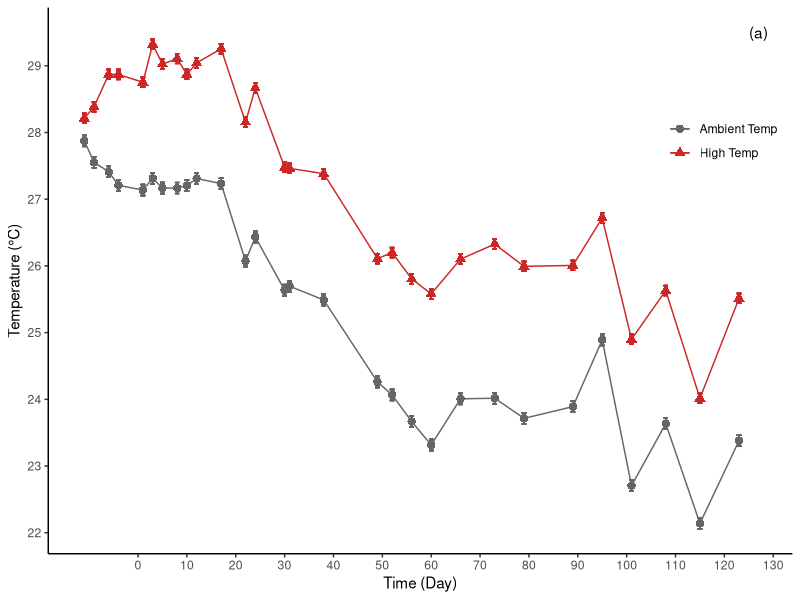
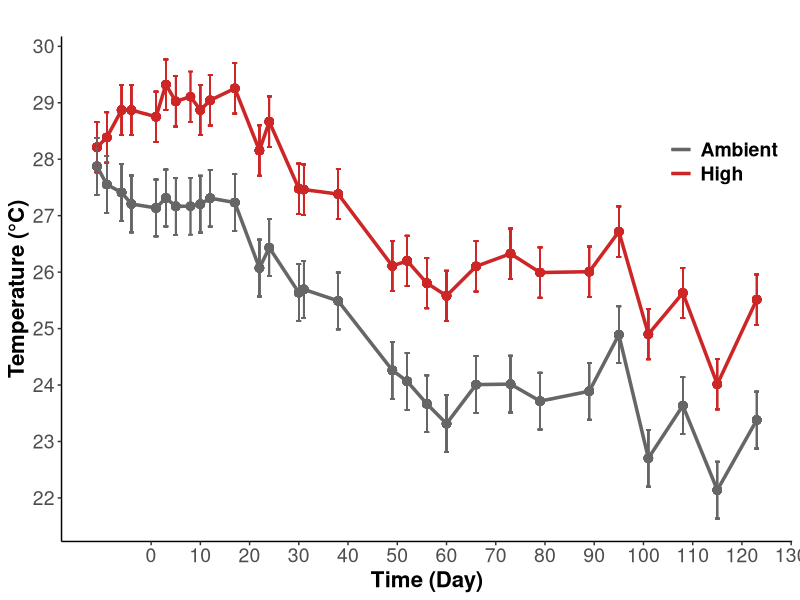
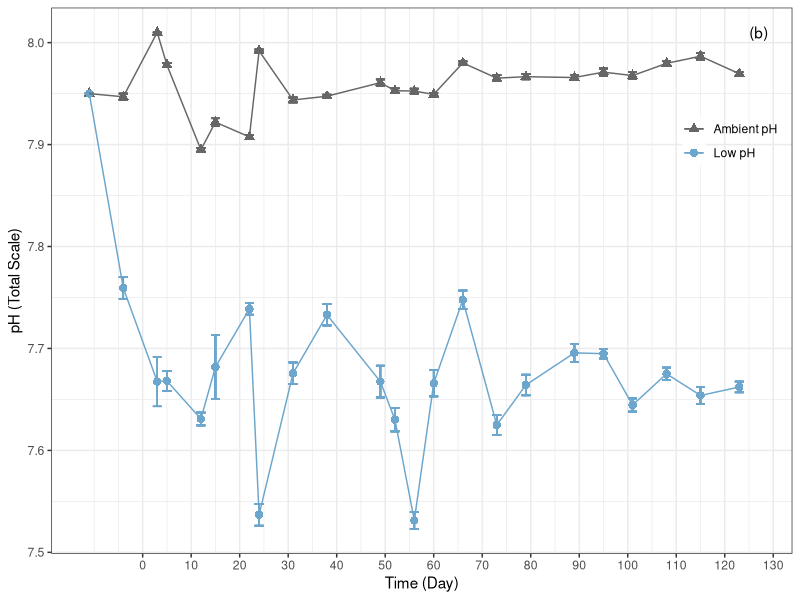
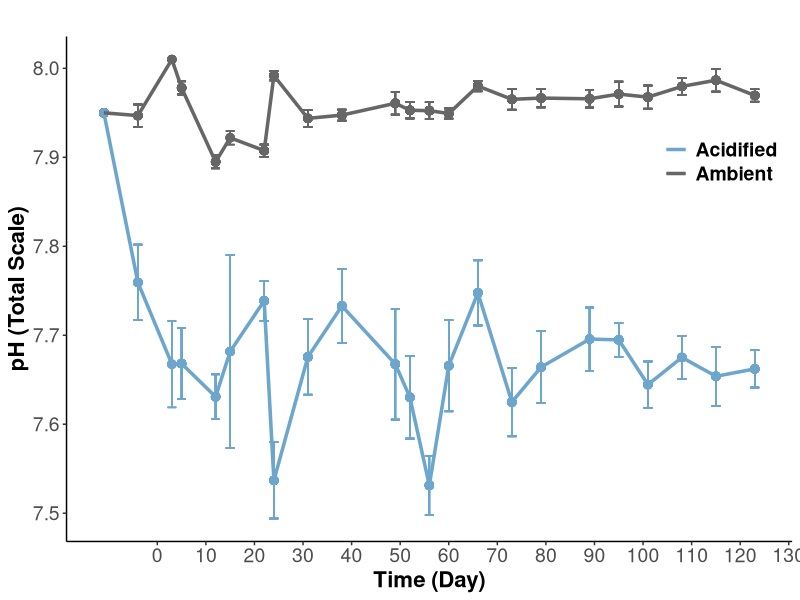
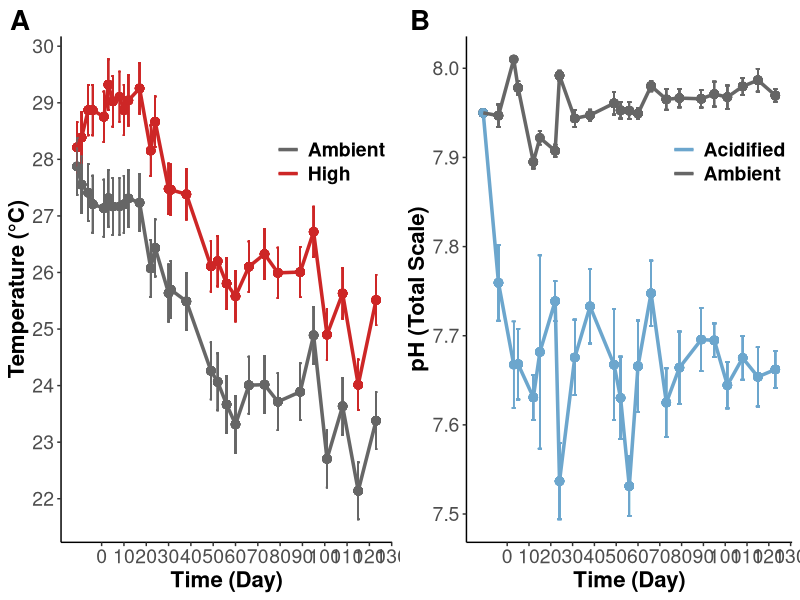

Reproduce these figures in R, in order. (Note: this script raises an error after producing the figures.)
## ---- chunk 1
rm(list=ls(all=TRUE))
results <- read.csv("Data/Urchin_ClimateChange_Data.csv", header=T, na.strings="NA")

library("tidyverse")
library("lme4") #linear mixed modeling
library("lmtest") #linear mixed modeling
library("lmerTest") #calculate p-values in models
library("car") #levenes tests
library("emmeans") #post-hoc tests
library("lsmeans") #post-hoc tests
library("plotrix") #calculate std.error
library("dplyr") 
library("cowplot")
## ---- chunk 2

#this doesn't work - group_by is not working and it's not recognizing temperature columns - why is this? 

results %>% 
  select("Day", "Temperature", "Temp") %>%
  drop_na(Temp) %>%
  group_by(Day, Temperature) %>%
  mutate(meanT = mean(Temp)) %>%
  group_by(Temperature) %>% 
  mutate(se = std.error(Temp)) %>%
  
  
ggplot(aes(Day, meanT, color = Temperature, shape = Temperature)) +
    geom_point(size = 2.5) +
    geom_errorbar(aes(ymin = meanT-se, ymax = meanT+se)) +
    geom_line() +
    scale_x_continuous(name="Time (Day)", breaks = seq(0,130, by = 10)) +
    scale_y_continuous(name="Temperature (°C)", breaks = seq(20,30, by = 1)) +
    scale_shape_discrete(name = NULL,
                         labels = c("Ambient Temp", "High Temp")) +
    scale_color_manual(name = NULL,
                       values = c("gray40", "firebrick3"),
                       labels = c("Ambient Temp", "High Temp")) +
    theme_classic() +
    theme(legend.margin = margin(0), 
          legend.position = c(.98,.8), 
          legend.justification = c("right", "top"),
          legend.background = element_blank()) + 
    annotate("text", x = 127, y = 29.5, label = "(a)")

#ggsave("TempOverTime.png", 
       #path = "/Users/emilysesno/Desktop/Emily/Graduate Work/Urchin_ClimateChange/Figures",
       #width = 7, height = 5)

## ---- chunk 3

tempsummary<-results %>% 
  select("Day", "Temperature", "Temp") %>%
  drop_na(Temp) %>%
  group_by(Day, Temperature) %>%
  mutate(meanT = mean(Temp)) %>%
  group_by(Temperature) %>% 
  mutate(sd = sd(Temp)) %>%
  mutate(se = sd/sqrt(12)) 
  
  
tempplot<-ggplot(data=tempsummary, aes(Day, meanT, color = Temperature)) +
    geom_point(size = 2.5, show.legend=FALSE) +
    geom_errorbar(aes(ymin = meanT-se, ymax = meanT+se)) +
    geom_line(size=1.2) +
    scale_x_continuous(name="Time (Day)", breaks = seq(0,130, by = 10)) +
    scale_y_continuous(name="Temperature (°C)", breaks = seq(20,30, by = 1)) +
    scale_shape_discrete(name = NULL,
                         labels = c("Ambient", "High"))+
    scale_color_manual(name = NULL,
                       values = c("gray40", "firebrick3"),
                       labels = c("Ambient", "High")) +
    ggtitle("")+
    theme_classic() +
    theme(plot.margin=unit(c(0.2,0.2,0.2,0.2), "cm"))+
    theme(legend.margin = margin(0), 
          legend.position = c(.98,.8), 
          legend.justification = c("right", "top"),
          legend.background = element_blank(), 
          axis.title = element_text(size = 16, face="bold"),
          axis.text = element_text(size = 14), 
          plot.title = element_text(size=16, face="bold"),
          legend.text = element_text(size=14, face="bold"));tempplot
## ---- chunk 4

results %>% 
  select("Day","pH", "pHspec") %>%
  drop_na(pHspec) %>%
  group_by(Day, pH) %>%
  mutate(meanpH = mean(pHspec)) %>%
  group_by(pH, meanpH) %>% 
  mutate(se = std.error(pHspec)) %>%

 ggplot(aes(Day, meanpH, color = pH, shape = pH)) +
    geom_point(size = 2.5) +
    geom_errorbar(aes(ymin = meanpH-se, ymax = meanpH+se)) +
    geom_line() +
    scale_x_continuous(name="Time (Day)", breaks = seq(0,130, by = 10)) +
    scale_y_continuous(name="pH (Total Scale)", breaks = seq(7.5,8.1, by = .1)) +
    scale_shape_discrete(name = NULL,
                         labels = c("Low pH", "Ambient pH"),
                         guide = guide_legend(reverse = TRUE)) +
    scale_color_manual(name = NULL,
                       values = c("skyblue3", "gray40"),
                       labels = c("Low pH", "Ambient pH"),
                       guide = guide_legend(reverse = TRUE)) +
    theme_bw() +
    theme(legend.margin = margin(0), 
          legend.position = c(.98,.8), 
          legend.justification = c("right", "top"),
          legend.background = element_blank()) +
    annotate("text", x = 127, y = 8.01, label = "(b)")

#ggsave("pHOverTime.png", 
      #path = "/Users/emilysesno/Desktop/Emily/Graduate Work/Urchin_ClimateChange/Figures",
      #width = 7, height = 5)



## ---- chunk 5

pHsummary<-results %>% 
  select("Day","pH", "pHspec") %>%
  drop_na(pHspec) %>%
  group_by(Day, pH) %>%
  mutate(meanpH = mean(pHspec)) %>%
  group_by(pH, meanpH) %>% 
  mutate(sd = sd(pHspec)) %>%
  mutate(se = sd/sqrt(12)) 
  
  
pHplot<-ggplot(data=pHsummary, aes(Day, meanpH, color = pH)) +
    geom_point(size = 2.5, show.legend=FALSE) +
    geom_errorbar(aes(ymin = meanpH-sd, ymax = meanpH+sd)) +
    geom_line(size=1.2) +
    scale_x_continuous(name="Time (Day)", breaks = seq(0,130, by = 10)) +
    scale_y_continuous(name="pH (Total Scale)", breaks = seq(7.5,8.1, by = .1)) +
    scale_shape_discrete(name = NULL,
                         labels = c("Low pH", "High pH"))+
    scale_color_manual(name = NULL,
                       values = c("skyblue3", "gray40"),
                       labels = c("Acidified", "Ambient")) +
    ggtitle("")+
    theme_classic() +
    theme(plot.margin=unit(c(0.2,0.2,0.2,0.2), "cm"))+
    theme(legend.margin = margin(0), 
          legend.position = c(.98,.8), 
          legend.justification = c("right", "top"),
          legend.background = element_blank(), 
          axis.title = element_text(size = 16, face="bold"),
          axis.text = element_text(size = 14), 
          plot.title = element_text(size=16, face="bold"),
          legend.text = element_text(size=14, face="bold"));pHplot
## ---- chunk 6
treatmentfig1<-plot_grid(tempplot, pHplot, labels = c("A", "B"), ncol=2, nrow=1, rel_heights= c(1,1), rel_widths = c(1,1), label_size = 20, label_y=1, align="h");treatmentfig1

ggsave(filename="Figures/20200611/TreatmentFig1.png", plot=treatmentfig1, dpi=300, width=16, height=6, units="in")

## ---- chunk 7
#### Growth Across Treatments

results %>% 
  select("Day", "Treatment","Temperature","pH","Growth") %>%
  drop_na(Growth) %>% 
  group_by(Day, Treatment) %>%
  mutate(se = (std.error(Growth))*100) %>%
  mutate(meanPct = (mean(Growth)*100)) %>% 

  
  ggplot(aes(Day, meanPct, shape = Treatment, color = Treatment)) +
    geom_point(size = 2.5) +
    geom_line() +
    scale_x_continuous(name="Time (Day)", breaks = seq(0,130, by = 10)) +
    scale_y_continuous(name="Growth (%)", breaks = seq(0,400, by = 25)) +
    geom_errorbar(aes(ymin = meanPct-se, ymax = meanPct+se, width = 1.5)) +
    theme_bw() + 
    scale_shape_discrete(name = NULL,
                         labels = c("Amb T, Amb pH", "Amb T, Low pH", "High T, Amb pH", "High T, Low pH")) +
    scale_colour_manual(name = NULL,
                        values = c("gray40", "skyblue3", "firebrick3","mediumpurple3"),
                        labels = c("Amb T, Amb pH", "Amb T, Low pH", "High T, Amb pH", "High T, Low pH")) +
    theme(legend.margin = margin(0), 
          legend.position = c(.01, .99), 
          legend.justification = c("left", "top"),
          legend.background = element_blank())

#ggsave("TreatmentGrowth.png", 
      #path = "/Users/emilysesno/Desktop/Emily/Graduate Work/Urchin_ClimateChange/Figures",
      #width = 7, height = 5)

## ---- chunk 8
#### Growth Across Treatments

growthsummary<-results %>% 
  filter(Day==126) %>%
  select("pH", "Temperature","Growth") %>%
  drop_na(Growth) %>% 
  mutate(meanPct = Growth*100) %>%
  group_by(pH, Temperature) %>%
  summarise(mean = mean(meanPct), 
            N = length(meanPct),
            se = std.error(meanPct))
   
  
growthplot<-ggplot(data=growthsummary, aes(x=Temperature, y=mean, color = pH, group=interaction(Temperature,pH))) +
    geom_point(size = 3,  position=position_dodge(0.1)) +
    geom_line(aes(group=pH),  position=position_dodge(0.1)) +
    xlab("Temperature Treatment") +
    ylab("Total Growth (%)")+
    geom_errorbar(aes(ymin = mean-se, ymax = mean+se, width = 0.1), position=position_dodge(0.1)) +
    theme_bw() + 
    scale_x_discrete(limits=c("ambient", "heated"), 
                     label=c("Ambient", "High"))+
    scale_colour_manual(name = "pH Treatment",
                        values = c("skyblue3", "gray40"),
                        labels = c("Ambient", "Acidified")) +
    geom_text(x=1.5, y=125, label="p(pH)=0.61", size=6, color="darkgray") + 
    geom_text(x=1.5, y=100, label="p(Temperature)=0.04", size=6, color="black") + 
    geom_text(x=1.5, y=75, label="p(Interaction)=0.47", size=6, color="darkgray") + 
    ylim(0,450)+
    theme_classic()+
    theme(legend.position = "right", 
          legend.background = element_blank(), 
          axis.title = element_text(size = 16, face="bold"),
          axis.text = element_text(size = 14), 
          plot.title = element_text(size=16, face="bold"),
          legend.text = element_text(size=14), 
          legend.title = element_text(size=16, face="bold"));growthplot

ggsave(filename="Figures/20200611/GrowthFig.png", plot=growthplot, dpi=300, width=8, height=6, units="in")

## ---- chunk 9

results %>% 
  select("Day","Temperature","Growth") %>%
  drop_na(Growth) %>% 
  group_by(Day, Temperature) %>%
  mutate(se = (std.error(Growth))*100) %>%
  mutate(meanPct = (mean(Growth)*100)) %>% 

  
  ggplot(aes(Day, meanPct, shape = Temperature, color = Temperature)) +
    geom_point(size = 2.5) +
    geom_line() +
    scale_x_continuous(name="Time (Day)", breaks = seq(0,130, by = 10)) +
    scale_y_continuous(name="Growth (%)", breaks = seq(0,400, by = 25)) +
    geom_errorbar(aes(ymin = meanPct-se, ymax = meanPct+se, width = 1.5)) +
    theme_bw() +
    scale_colour_manual(name = NULL, 
                        values = c("gray40", "firebrick3"), 
                        labels = c("Ambient Temperture", "High Temperature")) +
    scale_shape_discrete(name = NULL, 
                       labels = c("Ambient Temperture", "High Temperature")) +
    theme(legend.margin = margin(0), 
          legend.position = c(.03, 0.93), 
          legend.justification = c("left", "top"),
          legend.background = element_blank()) + 
    annotate("text", x = 0, y = 375, label = "(a)") +
    annotate("text", x = 130, y = 359, label = "*", size = 7)

#ggsave("TempGrowth.png", 
      #path = "/Users/emilysesno/Desktop/Emily/Graduate Work/Urchin_ClimateChange/Figures",
      #width = 7, height = 5)

## ---- chunk 10

results %>% 
  select("Day","pH","Growth") %>%
  drop_na(Growth) %>% 
  group_by(Day, pH) %>%
  mutate(se = (std.error(Growth))*100) %>%
  mutate(meanPct = (mean(Growth)*100)) %>% 

  ggplot(aes(Day, meanPct, shape = pH, color = pH)) +
    geom_point(size = 2.5) +
    geom_line() +
    scale_x_continuous(name="Time (Day)", breaks = seq(0,130, by = 10)) +
    scale_y_continuous(name="Growth (%)", breaks = seq(0,400, by = 25)) +
    geom_errorbar(aes(ymin = meanPct-se, ymax = meanPct+se, width = 1.5)) +
    theme_bw() +
    scale_colour_manual(name = NULL, 
                        values = c("skyblue3", "gray40"), 
                        labels = c("Low pH", "Ambient pH"),
                         guide = guide_legend(reverse = TRUE)) +
    scale_shape_discrete(name = NULL,
                         labels = c("Low pH", "Ambient pH"),
                         guide = guide_legend(reverse = TRUE)) +
    theme(legend.margin = margin(0), 
          legend.position = c(.03, .93), 
          legend.justification = c("left", "top"),
          legend.background = element_blank()) + 
    annotate("text", x = 0, y = 370, label = "(b)")

#ggsave("pHGrowth.png", 
      #path = "/Users/emilysesno/Desktop/Emily/Graduate Work/Urchin_ClimateChange/Figures",
      #width = 7, height = 5)
    

## ---- chunk 11
results %>% 
  select("Treatment","RatioSEM", "PartOfSpine") %>%
  drop_na(RatioSEM) %>% 
  group_by(Treatment, PartOfSpine) %>%
  mutate(se = std.error(RatioSEM)) %>%
  mutate(mean = (mean(RatioSEM))) %>%
  
  ggplot(aes(Treatment, mean, fill = Treatment)) +
    geom_col(position = "dodge") +
    facet_grid(cols = vars(PartOfSpine)) +
    geom_errorbar(aes(ymin = mean-se, ymax = mean+se), 
                      width = 0.4, position = position_dodge(.9)) +
    scale_x_discrete(name=NULL,
                     labels = c("Control", "Acidified", "Heated", "Heated/Acidified")) +
    scale_y_continuous(name="Calcification Ratio", breaks = seq(0,3.5, by = .5)) +
    scale_fill_manual(values = c("gray40", "skyblue3","firebrick3", "mediumpurple3" )) +
    scale_colour_identity() +
    theme_bw() +
    theme(legend.position = "none") +
    geom_text(aes(x= 1, y = 1, label = ""))
  
#ggsave("CalcRatioTrtmnt.png", 
      #path = "/Users/emilysesno/Desktop/Emily/Graduate Work/Urchin_ClimateChange/Figures",
      #width = 7, height = 5)  
## ---- chunk 12

results %>% 
  select("Temperature","pH","RatioSEM", "PartOfSpine") %>%
  drop_na(RatioSEM) %>% 
  dplyr::group_by(Temperature, pH, PartOfSpine) %>%
  mutate(se = std.error(RatioSEM)) %>%
  mutate(mean = (mean(RatioSEM))) %>%
  
  ggplot(aes(Temperature, mean, fill = pH)) +
    geom_col(position = "dodge") +
    facet_grid(cols = vars(PartOfSpine)) +
    geom_errorbar(aes(ymin = mean-se, ymax = mean+se), 
                      width = 0.4, position = position_dodge(.9)) +
    scale_x_discrete(name=NULL,
                     labels = c("Ambient Temperature", "High Temperature")) +
    scale_y_continuous(name="Calcification Ratio", breaks = seq(0,3.5, by = .5)) +
    scale_fill_manual(name = NULL, 
                      values = c("skyblue3", "gray40"),
                      labels = c("Low pH", "Ambient pH"),
                      guide = guide_legend(reverse = TRUE)) +
    theme_bw() +
    theme(legend.margin = margin(0), 
          legend.position = c(.98,.98), 
          legend.justification = c("right", "top"),
          legend.background = element_blank()) +
    geom_text(aes(x= 1, y = 1, label = ""))
  

#ggsave("CalcRatio.png", 
      #path = "/Users/emilysesno/Desktop/Emily/Graduate Work/Urchin_ClimateChange/Figures",
      #width = 7, height = 5)  

## ---- chunk 13
#### Growth Across Treatments

#base
basesummary<-results %>% 
  select("Temperature","pH","RatioSEM", "PartOfSpine") %>%
  filter(PartOfSpine=="Base")%>%
  drop_na(RatioSEM) %>% 
  group_by(pH, Temperature, PartOfSpine) %>%
  summarize(mean = mean(RatioSEM), se = std.error(RatioSEM), N = length(RatioSEM))
  
baseplot<- ggplot(data=basesummary, aes(x=Temperature, y=mean, color = pH, group=interaction(Temperature,pH))) +
    geom_point(size = 3,  position=position_dodge(0.1)) +
    geom_line(aes(group=pH),  position=position_dodge(0.1)) +
    xlab("Temperature Treatment") +
    ylab("Spine Base Calcification Ratio")+
    ylim(1,3.5)+
    geom_errorbar(aes(ymin = mean-se, ymax = mean+se, width = 0.1), position=position_dodge(0.1)) +
    theme_bw() + 
    scale_x_discrete(limits=c("ambient", "heated"), 
                     label=c("Ambient", "High"))+
    scale_colour_manual(name = "pH Treatment",
                        values = c("skyblue3", "gray40"),
                        labels = c("Acidified", "Ambient")) +
    geom_text(x=1.5, y=1.6, label="p(pH)=0.002", size=6, color="black") + 
    geom_text(x=1.5, y=1.4, label="p(Temperature)=0.16", size=6, color="darkgray") + 
    geom_text(x=1.5, y=1.2, label="p(Interaction)=0.54", size=6, color="darkgray") + 
    theme_classic()+
    theme(legend.position = "right", 
          legend.background = element_blank(), 
          axis.title = element_text(size = 16, face="bold"),
          axis.text = element_text(size = 14), 
          plot.title = element_text(size=16, face="bold"),
          legend.text = element_text(size=14), 
          legend.title = element_text(size=16, face="bold"));baseplot

ggsave(filename="Figures/20200611/BaseCalcificationFig.png", plot=baseplot, dpi=300, width=8, height=6, units="in")

#tip
tipsummary<-results %>% 
  select("Temperature","pH","RatioSEM", "PartOfSpine") %>%
  filter(PartOfSpine=="Tip")%>%
  drop_na(RatioSEM) %>% 
  group_by(pH, Temperature, PartOfSpine) %>%
  summarize(mean = mean(RatioSEM), se = std.error(RatioSEM), N = length(RatioSEM))

tipplot<-ggplot(data=tipsummary, aes(x=Temperature, y=mean, color = pH, group=interaction(Temperature,pH))) +
    geom_point(size = 3,  position=position_dodge(0.1)) +
    geom_line(aes(group=pH),  position=position_dodge(0.1)) +
    xlab("Temperature Treatment") +
    ylab("Spine Tip Calcification Ratio")+
    ylim(1,3.5)+
    geom_errorbar(aes(ymin = mean-se, ymax = mean+se, width = 0.1), position=position_dodge(0.1)) +
    theme_bw() + 
    scale_x_discrete(limits=c("ambient", "heated"), 
                     label=c("Ambient", "High"))+
    scale_colour_manual(name = "pH Treatment",
                        values = c("skyblue3", "gray40"),
                        labels = c("Acidified", "Ambient")) +
    geom_text(x=1.5, y=3.0, label="p(pH)=0.44", size=6, color="darkgray") + 
    geom_text(x=1.5, y=2.8, label="p(Temperature)=0.39", size=6, color="darkgray") + 
    geom_text(x=1.5, y=2.6, label="p(Interaction)=0.09", size=6, color="darkgray") + 
    theme_classic()+
    theme(legend.position = "right", 
          legend.background = element_blank(), 
          axis.title = element_text(size = 16, face="bold"),
          axis.text = element_text(size = 14), 
          plot.title = element_text(size=16, face="bold"),
          legend.text = element_text(size=14), 
          legend.title = element_text(size=16, face="bold"));tipplot

ggsave(filename="Figures/20200611/TipCalcificationFig.png", plot=tipplot, dpi=300, width=8, height=6, units="in")
## ---- chunk 14

results %>% 
  select("Temperature","pH","RatioLength", "Chosen") %>%
  drop_na(RatioLength) %>%
  mutate(Ratio = RatioLength/2) %>% 
  filter(Chosen == "yes") %>% 
  group_by(Temperature, pH) %>%
  mutate(se = std.error(Ratio)) %>%
  mutate(mean = mean(Ratio)) %>% 
  
  ggplot(aes(Temperature, mean, fill = pH)) +
    geom_col(position = "dodge") +
    geom_errorbar(aes(ymin = mean-se, ymax = mean+se), 
                      width = 0.2, position = position_dodge(.9)) +
    scale_x_discrete(name=NULL,
                     labels = c("Ambient Temperature", "High Temperature")) +
    scale_y_continuous(name="Relative Spine Length (% of TD)", 
                       breaks = seq(0,20, by = 2),
                       expand = expand_scale(add = c(0, 2))) +
    scale_fill_manual(name = NULL, 
                      values = c("skyblue3", "gray40"),
                      labels = c("Low pH", "Ambient pH"),
                      guide = guide_legend(reverse = TRUE)) +
    theme_bw() +
    theme(legend.margin = margin(0), 
          legend.position = c(.01, 1), 
          legend.justification = c("left", "top"),
          legend.background = element_blank()) +
    geom_text(aes(x= 1, y = 1, label = ""))

#ggsave("RelativeSpineLength.png", 
      #path = "/Users/emilysesno/Desktop/Emily/Graduate Work/Urchin_ClimateChange/Figures",
      #width = 7, height = 5)

## ---- chunk 15
#### Growth Across Treatments

length_summary<-results %>% 
  select("Temperature","pH","RatioLength", "Chosen") %>%
  drop_na(RatioLength) %>%
  mutate(Ratio = RatioLength/2) %>% 
  filter(Chosen == "yes") %>% 
  group_by(pH, Temperature) %>%
  summarize(mean = mean(Ratio), se = std.error(Ratio), N = length(Ratio))

  lengthplot<-ggplot(data=length_summary, aes(x=Temperature, y=mean, color = pH, group=interaction(Temperature,pH))) +
    geom_point(size = 3,  position=position_dodge(0.1)) +
    geom_line(aes(group=pH),  position=position_dodge(0.1)) +
    xlab("Temperature Treatment") +
    ylab("Spine Length : Diameter")+
    geom_errorbar(aes(ymin = mean-se, ymax = mean+se, width = 0.1), position=position_dodge(0.1)) +
    ylim(10,20) +
    theme_bw() + 
    geom_text(x=1.5, y=12.5, label="p(pH)=0.05", size=6, color="darkgray") + 
    geom_text(x=1.5, y=12, label="p(Temperature)=0.20", size=6, color="darkgray") + 
    geom_text(x=1.5, y=11.5, label="p(Interaction)=0.93", size=6, color="darkgray") + 
    scale_x_discrete(limits=c("ambient", "heated"), 
                     label=c("Ambient", "High"))+
    scale_colour_manual(name = "pH Treatment",
                        values = c("skyblue3", "gray40"),
                        labels = c("Acidified", "Ambient")) +
    #ylim(250,450)+
    theme_classic()+
    theme(legend.position = "right", 
          legend.background = element_blank(), 
          axis.title = element_text(size = 16, face="bold"),
          axis.text = element_text(size = 14), 
          plot.title = element_text(size=16, face="bold"),
          legend.text = element_text(size=14), 
          legend.title = element_text(size=16, face="bold"));lengthplot

ggsave(filename="Figures/20200611/LengthFig.png", plot=lengthplot, dpi=300, width=8, height=6, units="in")
## ---- chunk 16

results %>% 
  select("Temperature","pH","SpineCount") %>%
  drop_na(SpineCount) %>% 
  group_by(Temperature, pH) %>%
  mutate(se = std.error(SpineCount)) %>%
  mutate(meanCount = mean(SpineCount)) %>% 
  
  ggplot(aes(Temperature, meanCount, fill = pH)) +
    geom_col(position = "dodge") +
    geom_errorbar(aes(ymin = meanCount-se, ymax = meanCount+se), 
                      width = 0.2, position = position_dodge(.9)) +
    scale_x_discrete(name=NULL,
                     labels = c("Ambient Temperature", "High Temperature")) +
    scale_y_continuous(name="Dropped Spines (Count)", breaks = seq(0,30, by = 2)) +
    scale_fill_manual(name = NULL, 
                      values = c("skyblue3", "gray40"),
                      labels = c("Low pH", "Ambient pH"),
                      guide = guide_legend(reverse = TRUE)) +
    theme_bw() +
    theme(legend.margin = margin(0), 
          legend.position = c(.98,.98), 
          legend.justification = c("right", "top"),
          legend.background = element_blank()) +
    geom_text(aes(x= 1, y = 1, label = ""))

#ggsave("DroppedSpines.png", 
      #path = "/Users/emilysesno/Desktop/Emily/Graduate Work/Urchin_ClimateChange/Figures",
      #width = 7, height = 5)

## ---- chunk 17
#### Growth Across Treatments

droppedsummary<-results %>% 
  select("Temperature","pH","SpineCount") %>%
  drop_na(SpineCount) %>% 
  group_by(pH, Temperature) %>%
  summarize(mean = mean(SpineCount), se = std.error(SpineCount), N = length(SpineCount))

  dropplot<-ggplot(data=droppedsummary, aes(x=Temperature, y=mean, color = pH, group=interaction(Temperature,pH))) +
    geom_point(size = 3,  position=position_dodge(0.1)) +
    geom_line(aes(group=pH),  position=position_dodge(0.1)) +
    xlab("Temperature Treatment") +
    ylab("Dropped Spines")+
    geom_errorbar(aes(ymin = mean-se, ymax = mean+se, width = 0.1), position=position_dodge(0.1)) +
    ylim(0,30) +
    theme_bw() + 
    scale_x_discrete(limits=c("ambient", "heated"), 
                     label=c("Ambient", "High"))+
    scale_colour_manual(name = "pH Treatment",
                        values = c("skyblue3", "gray40"),
                        labels = c("Acidified", "Ambient")) +
    geom_text(x=1.5, y=11, label="p(pH)<0.001", size=6, color="black") + 
    geom_text(x=1.5, y=9, label="p(Temperature)=0.91", size=6, color="darkgray") + 
    geom_text(x=1.5, y=7, label="p(Interaction)=0.83", size=6, color="darkgray") +
    theme_classic()+
    theme(legend.position = "right", 
          legend.background = element_blank(), 
          axis.title = element_text(size = 16, face="bold"),
          axis.text = element_text(size = 14), 
          plot.title = element_text(size=16, face="bold"),
          legend.text = element_text(size=14), 
          legend.title = element_text(size=16, face="bold"));dropplot

ggsave(filename="Figures/20200611/DroppedSpinesFig.png", plot=dropplot, dpi=300, width=8, height=6, units="in")
## ---- chunk 18

results %>% 
  select("Treatment","SpineCount") %>%
  drop_na(SpineCount) %>% 
  group_by(Treatment) %>%
  mutate(se = std.error(SpineCount)) %>%
  mutate(meanCount = mean(SpineCount)) %>% 
  
  ggplot(aes(Treatment, meanCount, fill = Treatment)) +
    geom_col(position = "dodge") +
    geom_errorbar(aes(ymin = meanCount-se, ymax = meanCount+se), 
                      width = 0.2, position = position_dodge(.9)) +
    scale_x_discrete(name=NULL,
                     labels = c("Control", "Acidified", "Heated", "Heated/Acidified")) +
    scale_y_continuous(name="Dropped Spines (Count)", breaks = seq(0,30, by = 2)) +
    scale_fill_manual(values = c("gray40", "skyblue3","firebrick3", "mediumpurple3" )) +
    theme_bw() +
    theme(legend.position = "none") +
    geom_text(aes(x= 1, y = 1, label = ""))

#ggsave("DroppedSpinesTrtmnt.png", 
      #path = "/Users/emilysesno/Desktop/Emily/Graduate Work/Urchin_ClimateChange/Figures",
      #width = 7, height = 5)

## ---- chunk 19

structure <- read.csv("Data/Urchin_ClimateChange_Structure.csv", header=T, na="NA")

structure %>% 
  select("Temperature", "pH", "PcntUnorganized") %>% 
  drop_na(PcntUnorganized) %>% 
  
    ggplot(aes(Temperature, PcntUnorganized, fill = pH)) +
    geom_col(position = "dodge") +
    scale_x_discrete(name=NULL,
                     labels = c("Ambient Temperature", "High Temperature")) +
    scale_y_continuous(name="Bases with Unorganized Spine Structure (%)", breaks = seq(0,100, by = 10)) +
    scale_fill_manual(name = NULL, 
                      values = c("skyblue3", "gray40"),
                      labels = c("Low pH", "Ambient pH")) +
      theme_bw() +
    theme(legend.margin = margin(0), 
          legend.position = c(.98,.98), 
          legend.justification = c("right", "top"),
          legend.background = element_blank()) +
    geom_text(aes(x= 1, y = 1, label = ""))

#ggsave("PercentUnorganized.png", 
      #path = "/Users/emilysesno/Desktop/Emily/Graduate Work/Urchin_ClimateChange/Figures",
      #width = 7, height = 5)

## ---- chunk 20
#### Growth Across Treatments

structure <- read.csv("Data/Urchin_ClimateChange_Structure.csv", header=T, na="NA")

structure %>% 
  select("Temperature", "pH", "PcntUnorganized") %>% 
  drop_na(PcntUnorganized) %>% 

  ggplot(aes(x=Temperature, y=PcntUnorganized, color = pH, group=interaction(Temperature,pH))) +
    geom_point(size = 3,  position=position_dodge(0.1)) +
    geom_line(aes(group=pH),  position=position_dodge(0.1)) +
    xlab("Temperature Treatment") +
    ylab("Percent Unorganized")+
    #geom_errorbar(aes(ymin = mean-se, ymax = mean+se, width = 0.1), position=position_dodge(0.1)) +
    ylim(0,100) +
    theme_bw() + 
    scale_x_discrete(limits=c("Ambient", "Heated"), 
                     label=c("Ambient", "High"))+
    scale_colour_manual(name = "pH Treatment",
                        values = c("skyblue3", "gray40"),
                        labels = c("Acidified", "Ambient")) +
    theme_classic()+
    theme(legend.position = "right", 
          legend.background = element_blank(), 
          axis.title = element_text(size = 16, face="bold"),
          axis.text = element_text(size = 14), 
          plot.title = element_text(size=16, face="bold"),
          legend.text = element_text(size=14), 
          legend.title = element_text(size=16, face="bold"))
